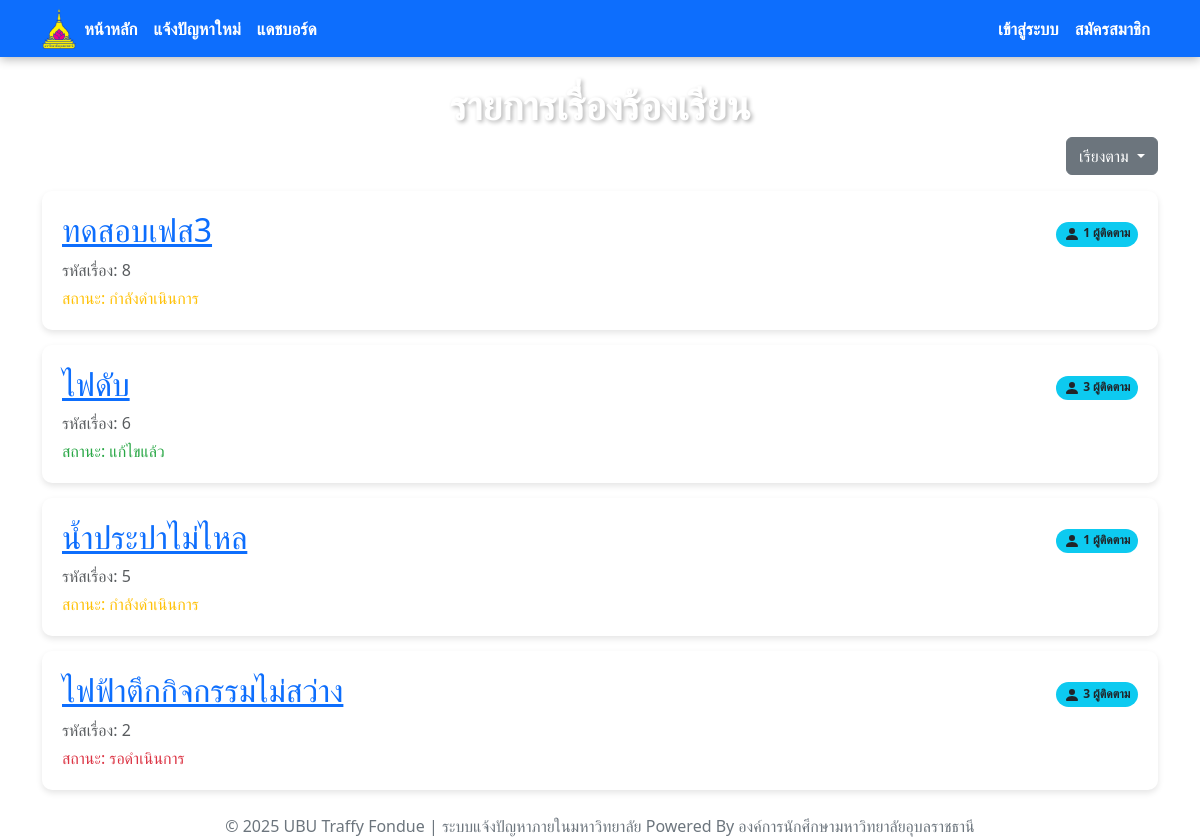
The page / on the database its author committed.
### core/models.py (models this page shows, shortened)
class Case(models.Model):
    STATUS_CHOICES = [
        ('pending', 'รอดำเนินการ'),
        ('in_progress', 'กำลังดำเนินการ'),
        ('resolved', 'แก้ไขแล้ว'),
    ]
    CATEGORY_CHOICES = [
        ('electrical', 'ไฟฟ้า'),
        ('water_supply', 'ประปา'),
        ('road_damage', 'ถนน/ทางเท้า'),
        ('other', 'อื่นๆ'),
    ]
    title = models.CharField(max_length=200)
    description = models.TextField()
    status = models.CharField(max_length=20, choices=STATUS_CHOICES, default='pending')
    category = models.CharField(max_length=50, choices=CATEGORY_CHOICES)
    reporter = models.ForeignKey(User, on_delete=models.CASCADE, related_name='reported_cases')
    created_at = models.DateTimeField(auto_now_add=True)
    updated_at = models.DateTimeField(auto_now=True)
    image_file = models.ImageField(upload_to='case_images/', blank=True, null=True)

### core/views.py (the view)
# urls.py: path('', views.home_view, name='home'),
def home_view(request):
    sort_by = request.GET.get('sort', '-created_at')
    all_cases = Case.objects.annotate(
        follower_count=Count('followers')
    ).order_by(sort_by)
    context = {
        'all_cases': all_cases,
        'status_choices': Case.STATUS_CHOICES, # ส่งตัวเลือกสถานะไปด้วย
    }
    return render(request, 'core/home.html', context)

### core/templates/core/home.html (shortened to what this page needs)
{% extends 'core/base.html' %}
{% load custom_filters %}
{% block content %}
    <h1 class="text-white text-center fw-bold" style="text-shadow: 2px 2px 4px rgba(0,0,0,0.3);">รายการเรื่องร้องเรียน</h1>
    <div class="mb-3 d-flex justify-content-end">
        <div class="dropdown">
            <button class="btn btn-secondary dropdown-toggle" type="button" data-bs-toggle="dropdown" aria-expanded="false">
                เรียงตาม
            </button>
        </div>
    </div>
    {% if all_cases %}
        {% for case in all_cases %}
            <div class="case-card">
                <div class="d-flex justify-content-between align-items-center">
                    <h2><a href="{% url 'case_detail' case.id %}">{{ case.title }}</a></h2>
                    <span class="badge rounded-pill bg-info text-dark">
                        <svg xmlns="http://www.w3.org/2000/svg" width="16" height="16" fill="currentColor" class="bi bi-person-fill" viewBox="0 0 16 16">
                            <path d="M3 14s-1 0-1-1 1-4 6-4 6 3 6 4-1 1-1 1H3zm5-6a3 3 0 1 0 0-6 3 3 0 0 0 0 6z"/>
                        </svg>
                        {{ case.follower_count }} ผู้ติดตาม
                    </span>
                </div>
                <p class="text-muted mb-1">รหัสเรื่อง: {{ case.id }}</p>
                <span class="status-{{ case.status }}">สถานะ: {{ case.get_status_display }}</span>
            </div>
        {% endfor %}
    {% else %}
        <div class="alert alert-info text-center">
            ยังไม่มีเรื่องร้องเรียนในระบบ
        </div>
    {% endif %}
    <footer class="text-center mt-4 text-secondary">
        © 2025 UBU Traffy Fondue | ระบบแจ้งปัญหาภายในมหาวิทยาลัย Powered By องค์การนักศึกษามหาวิทยาลัยอุบลราชธานี
    </footer>
{% endblock %}

### rows shown on the page
Case: title "ทดสอบเฟส3", follower_count "1", id "8", status "กำลังดำเนินการ"
Case: title "ไฟดับ", follower_count "3", id "6", status "แก้ไขแล้ว"
Case: title "น้ำประปาไม่ไหล", follower_count "1", id "5", status "กำลังดำเนินการ"
Case: title "ไฟฟ้าตึกกิจกรรมไม่สว่าง", follower_count "3", id "2", status "รอดำเนินการ"
